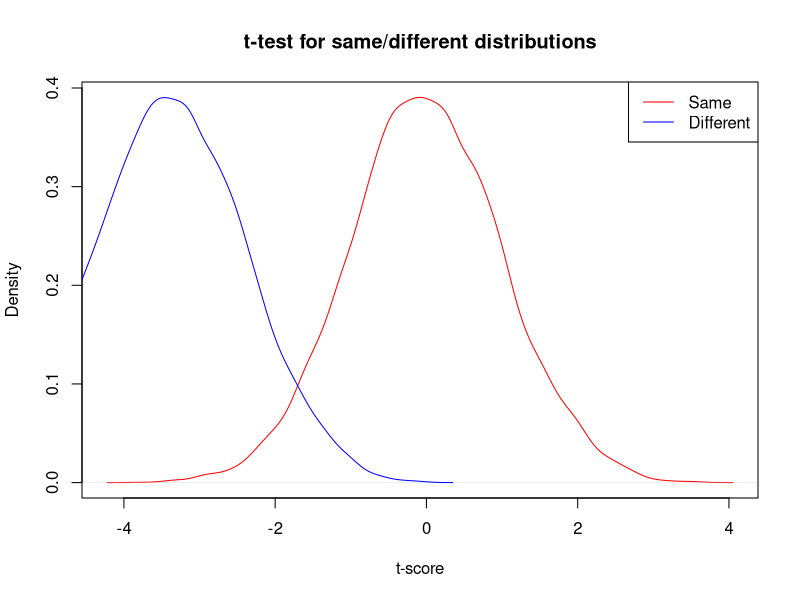

The R source for this figure:
## ---- chunk 1

tdata <- read.csv("tumor.txt", header = F)

ybar <- mean(tdata$V1)
m <- 0
SEy <- sd(tdata$V1) / sqrt(length(tdata$V1))

tstat <- (ybar - m) / SEy

tstat

## ---- chunk 2

df <- length(tdata$V1) - 1

pval <- 1- pt(tstat, df) + pt(-tstat,df)

pval

## ---- chunk 3

itv <- qt(0.025, df = 19) * SEy

lbound <- ybar + itv
ubound <- ybar - itv

lbound
ubound

## ---- chunk 4

t.test(tdata$V1, alternative = "two.sided")

## ---- chunk 5

gdata <- read.table("test.txt", header = T)

g1 <- na.omit(gdata$TT)
g2 <- gdata$AT

m1 <- mean(g1)
m2 <- mean(g2)

n1 <- length(g1)
n2 <- length(g2)

df1 <- n1-1
df2 <- n2-1

var1 <- var(g1)
var2 <- var(g2)

sp <- (df1*var1 + df2*var2) / (df1 + df2)

SE <- sqrt(sp * ( 1/n1 + 1/n2))

t <- (m1 - m2) / SE

tpval <- 1- pt(t, df1+df2) + pt(-t,df1+df2)

tpval

## ---- chunk 6

t.test(g1, g2, alternative = "two.sided", var.equal = T)

## ---- chunk 7

t.test(g1, g2, alternative = "two.sided")

## ---- chunk 8

zed <- rnorm(10000, 500)

## ---- chunk 9

samplet <- c()

for (i in 1:10000) {
  s1 <- sample(zed, 100)
  s2 <- sample(zed, 100)
  samplet[i] <- t.test(s1, s2, var.equal = T)$statistic
}

## ---- chunk 10

threshold <- quantile(zed, c(0.025, 0.975))
threshold

## ---- chunk 11

500 + qt(0.025, df = 198)

500 + qt(0.975, df = 198)

## ---- chunk 12

equis <- rnorm(10000, 500.5)

sample <- c()

for (i in 1:10000) {
  s1 <- sample(zed, 100)
  s2 <- sample(equis, 100)
  sample[i] <- t.test(s1, s2, var.equal = T)$statistic
}

## ---- chunk 13

plot(density(samplet), main = "t-test for same/different distributions", xlab = "t-score", col = "red")

lines(density(sample), col = "blue")

legend("topright", c("Same","Different"), lty = c(1, 1), lwd = c(1, 1), col=c("red", "blue"))

## ---- chunk 14

sum(equis < 498.0461) + sum(equis > 501.9286)

